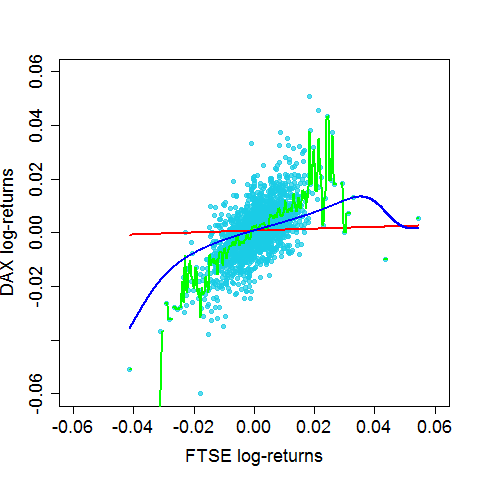

Write R code to recreate this figure.
# load necessary packages
require(datasets)
require(class)
require(grDevices)
require(lattice)

# define log-returns for the DAX and FTSE indeces
r.dax  = diff(log(EuStockMarkets[ , 1]))
r.ftse = diff(log(EuStockMarkets[ , 4]))

# estimated log-returns for the DAX index for different bandwidths
np.reg.b1 = ksmooth(r.ftse, r.dax, kernel="normal", bandwidth = 0.1)                    # h = 0.1
np.reg.b2 = ksmooth(r.ftse, r.dax, kernel="normal", bandwidth = length(r.dax)^(-1))     # h = 1/n
np.reg.b3 = ksmooth(r.ftse, r.dax, kernel="normal", bandwidth = length(r.dax)^(-(1/2))) # h = 1/n^0.5

# plot for the regression results
par(cex.axis = 1.5, cex.lab = 1.5, pch = 19, cex = 1)                                # graphical parameters
plot(r.ftse, r.dax,                                                                  
     xlim = c(-0.06, 0.06), ylim = c(-0.06, 0.06), 
     xlab = "FTSE log-returns", ylab = "DAX log-returns",
     col=rgb(0.1,0.8,0.9,alpha=0.7))
lines(np.reg.b1, col = "red",   lwd = 2)                                             # regression line with h = 0.1
lines(np.reg.b2, col = "green", lwd = 2)                                             # regression line with h = 1/n
lines(np.reg.b3, col = "blue",  lwd = 2)                                             # regression line with h = 1/n^0.5
